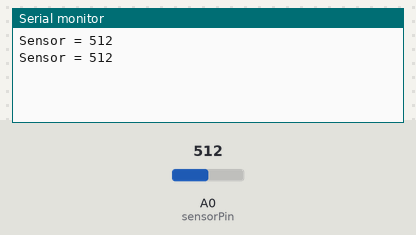
This sketch was run on a simulated Arduino Uno, built with avr-gcc and run on an emulated ATmega328P. On the bench: the last lines printed to the serial monitor. The inputs (shaded band) are chosen by the test bench; at power-on: A0 (sensorPin) = 512.

Above: at 1.8 s.
1.9 s: A0 (sensorPin) set to 716
At 2.8 s:
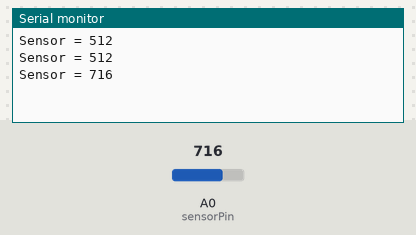
3.4 s: A0 (sensorPin) set to 900
At 4.8 s:
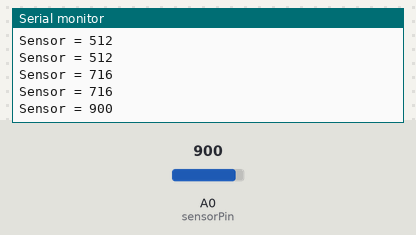
Timing chart, 0 to 6.4 s (numbered marks = the images above; inputs shaded):
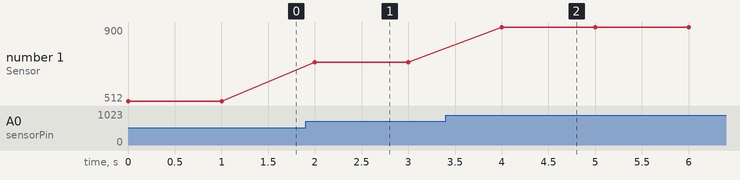

Measured:
- after the input at 1.9 s, the serial monitor: prints a new line after 0.10 s (image 1)
- after the input at 3.4 s, the serial monitor: prints a new line after 0.60 s (image 2)
- plotted number 1: 512 → 716 after the input at 1.9 s, 716 → 900 after the input at 3.4 s

The sketch:

readpotentiometer.ino
```cpp
int sensorPin = A0;
int sensorValue = 0;

void setup()
{
	Serial.begin(9600);
}

void loop()
{
	sensorValue = analogRead(sensorPin);
	Serial.print("Sensor = ");
	Serial.println(sensorValue, DEC);
	delay(1000);
}
```
